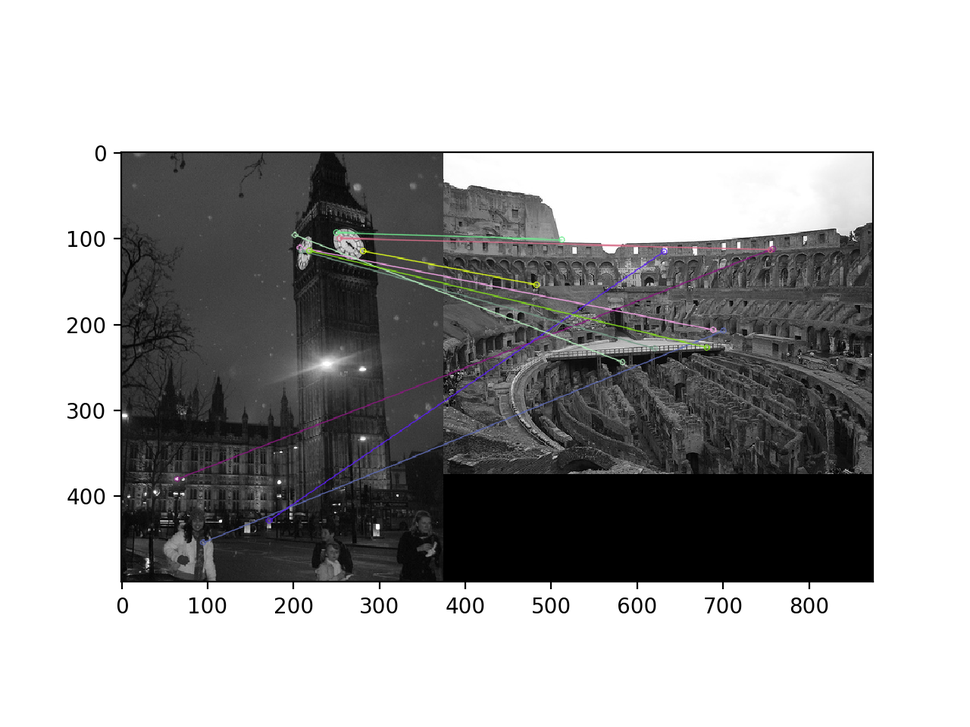
#> input picture sample_matching1.png, 970 x 727 px, shrunk from 1280 x 960 before the run
$ python part3.py sample_matching1.png sample_matching1.png out.png
#> lines starting #> are read from the running program, lines starting #| are printed output that depends on the picture
import numpy as np
import math, gc, warnings, scipy, sys, cv2
from PIL import Image
import matplotlib.pyplot as plt

def projective(source_pts, dest_pts):
    # print(source_pts)
    weights = np.array([[source_pts[0][0], source_pts[0][1], 1, 0, 0, 0,-source_pts[0][0]*dest_pts[0][0],-source_pts[0][1]*dest_pts[0][0]],
                        [0, 0, 0, source_pts[0][0], source_pts[0][1], 1,-source_pts[0][0]*dest_pts[0][1],-source_pts[0][1]*dest_pts[0][1]],
                        [source_pts[1][0], source_pts[1][1], 1, 0, 0, 0,-source_pts[1][0]*dest_pts[1][0],-source_pts[1][1]*dest_pts[1][0]],
                        [0, 0, 0, source_pts[1][0], source_pts[1][1], 1,-source_pts[1][0]*dest_pts[1][1],-source_pts[1][1]*dest_pts[1][1]],
                        [source_pts[2][0], source_pts[2][1], 1, 0, 0, 0,-source_pts[2][0]*dest_pts[2][0],-source_pts[2][1]*dest_pts[2][0]],
                        [0, 0, 0, source_pts[2][0], source_pts[2][1], 1,-source_pts[2][0]*dest_pts[2][1],-source_pts[2][1]*dest_pts[2][1]],
                        [source_pts[3][0], source_pts[3][1], 1, 0, 0, 0,-source_pts[3][0]*dest_pts[3][0],-source_pts[3][1]*dest_pts[3][0]],
                        [0, 0, 0, source_pts[3][0], source_pts[3][1], 1,-source_pts[3][0]*dest_pts[3][1],-source_pts[3][1]*dest_pts[3][1]]])
    results = np.array([dest_pts[0][0],
                        dest_pts[0][1],
                        dest_pts[1][0],
                        dest_pts[1][1],
                        dest_pts[2][0],
                        dest_pts[2][1],
                        dest_pts[3][0],
                        dest_pts[3][1]])
    # Check for singularity
    if np.linalg.det(weights) == 0:
        return None
    final_weights = np.linalg.solve(weights, results)
    matrix = np.array([[final_weights[0], final_weights[1], final_weights[2]],
                      [final_weights[3], final_weights[4], final_weights[5]],
                      [final_weights[6], final_weights[7], 1]])
    return matrix

def find_descriptors(img1, img2, n = 1000):
    orb = cv2.ORB_create(nfeatures = n)
    (keypoints1, descriptors1) = orb.detectAndCompute(img1, None)
    (keypoints2, descriptors2) = orb.detectAndCompute(img2, None)
    return (keypoints1,descriptors1),(keypoints2,descriptors2)

def find_distance(img1_data, img2_data, num_points, threshold = 100, use_cv = False):
    keypoints1,descriptors1=img1_data
    keypoints2,descriptors2=img2_data
    all_dists = []
    matching_points=[]
    matching_points_thresh = []
    cv_list = []

    bf = cv2.BFMatcher(cv2.NORM_HAMMING, crossCheck=True)
    matches = bf.match(descriptors1, descriptors2)
    matches_ = sorted(matches, key = lambda x:x.distance, reverse = True)
    for ele in matches_:
        cv_list.append(((img1_data[0][ele.queryIdx].pt, img1_data[1][ele.queryIdx]),
                 (img2_data[0][ele.trainIdx].pt, img2_data[1][ele.trainIdx])))

    for i in range(len(keypoints1)):
        distances=dict()
        k=0
        for j in range(len(keypoints2)):
            dist = cv2.norm(descriptors1[i], descriptors2[j], cv2.NORM_HAMMING)
            # dist = np.linalg.norm(descriptors1[i] - descriptors2[j])
            distances[keypoints2[j]] = dist
            all_dists.append(dist)
            if dist < threshold:
                matching_points_thresh.append((dist, ((keypoints1[i].pt, descriptors1[i]),
                                               (keypoints2[j].pt, descriptors2[j]))))

        distances=sorted(distances.items(), key= lambda item:item[1], reverse=False)
        for idx,(key,value) in enumerate(distances):
            if k<num_points:
                matching_points.append(((keypoints1[i].pt, descriptors1[i]),
                                        (key.pt, descriptors2[idx])))
                k=k+1
            else:
                break
    matching_points_thresh = sorted(matching_points_thresh, key= lambda x:x[0], reverse=False)[:100]
    matching_points_thresh = [item[1] for item in matching_points_thresh]
    return matching_points, matching_points_thresh, cv_list, all_dists

def get_src_dest(matching_points_temp, index_pts):
    src_pts = []
    dest_pts = []
    for x in np.random.choice(index_pts, 4, False):
        src_pts.append(matching_points_temp[x][0])
        dest_pts.append(matching_points_temp[x][1])
        index_pts.remove(x)
    return src_pts, dest_pts, index_pts

def RANSAC(pts, threshold = 1):
    hypothesis = []
    matching_pts = []
    for x in pts:
        matching_pts.append(((int(x[0][0][0]), int(x[0][0][1])), (int(x[1][0][0]), int(x[1][0][1]))))
    for i in range(100): # hyperparameter of RANSAC which needs to be tuned
        index_pts = list(range(len(matching_pts)))
        src_pts, dest_pts, index_pts = get_src_dest(matching_pts, index_pts)
        hypo = projective(dest_pts, src_pts)
        # print(np.sum(hypo))
        if hypo is None:
            continue
        votes = 0

        while len(index_pts) > 3:
            src_pts, dest_pts, index_pts = get_src_dest(matching_pts, index_pts)
            curr_hypo = projective(dest_pts, src_pts)
            if curr_hypo is None:
                continue
            if abs(np.sum(hypo) - np.sum(curr_hypo)) < threshold:
                votes += 1
        if votes > 0:
            # print(list(hypo))
            hypothesis.append((votes, hypo)) #[list(hypo)] = votes

    return hypothesis

def RANSAC_naive(matching_pts, threshold = 1):
    hypothesis = {}
    for i in range(500): # hyperparameter of RANSAC which needs to be tuned
        matching_points_temp = matching_points.copy()
        index_pts = list(range(len(matching_points_temp)))
        idx = np.random.choice(index_pts)
        hypo = matching_points_temp[idx]
        hypo_calc = np.sum(abs(hypo[0][1] - hypo[1][1]))
        # matching_points_temp.pop(idx)
        index_pts.remove(idx)
        votes = 0
        while len(index_pts) > 0:
            idx = np.random.choice(index_pts)
            curr_hypo = matching_points_temp[idx]
            curr_hypo_calc = np.sum(abs(curr_hypo[0][1] - curr_hypo[1][1]))
            # matching_points_temp.pop(idx)
            index_pts.remove(idx)
            if hypo_calc - curr_hypo_calc < threshold:
                vote += 1
        if vote > 0:
            hypothesis[hypo] = votes

    return hypothesis

if __name__=="__main__":
    # read the images in grayscale using cv2 library
    # The reason for chossing grayscale is that the algo can focus on the
    # features of the image can not the intensities in diifferent channels of the image
    img1 = cv2.imread(sys.argv[1], cv2.IMREAD_GRAYSCALE)
#> img1: shape (727, 970); min 0, max 255, mean 170.2
    img2 = cv2.imread(sys.argv[2], cv2.IMREAD_GRAYSCALE)
    output_img = sys.argv[3]

    # I have done best feature selecion in 3 different methods, these are:
    # METHOD 1: Choosing 1 best for each 1000 points in the image 1 that matches
    # a point in image 2
    # METHOD 2: Use a threshold to choose which point combination are there between 2
    # images which are passed as input
    # METHOD 3: Use the input CV BFMatcher function to get the best matches between
    # the points which were found using ORB
    n_points = 2
    img1_data,img2_data = find_descriptors(img1,img2)
#> in find_descriptors, `(keypoints1, descriptors1) = orb.detectAndCompute(img1, None)`: keypoints1 = 1000 keypoints; strongest (x, y, size): (794, 608, 31), (797, 601, 31), (536, 601, 31), (85, 415, 31)
#> in find_descriptors, `(keypoints2, descriptors2) = orb.detectAndCompute(img2, None)`: keypoints2 has the same summary as keypoints1
    matching_points, matching_points_thresh, cv_list, all_dists = find_distance(img1_data,img2_data,n_points)
#> in find_distance, `keypoints2,descriptors2=img2_data`: keypoints2 has the same summary as keypoints1 in find_descriptors
#> in find_distance, `matches = bf.match(descriptors1, descriptors2)`: matches = 997 matches
#> after the loop in find_distance, `for ele in matches_:`: cv_list = 997 items
#> after the loop in find_distance, `for i in range(len(keypoints1)):`: all_dists = 1000000 items; matching_points = 2000 items; matching_points_thresh = 428386 items
#> in find_distance, `matching_points_thresh = sorted(matching_points_thresh, key= lambda x:..`: matching_points_thresh = 100 items
#> matching_points = 2000 items; matching_points_thresh = 100 items; cv_list = 997 items; all_dists = 1000000 items

    # Run RANSAC for n (here we are running it for 100 iterations which can be
    # adjusted according to needs and requirements - as we are chosing the 4 points
    # by random so every iteration we will get different poinst from the last
    # iterations). Different RANSAC method empolyed are:
    # Naive RANSAC : Which consideres each and every pair matched in the previous
    # step as a hypothesis
    # Refined RANSAC : Here we develop a hypothesis by selecting 4 matched pairs to
    # form a projective matrix and then to the voting to form inliers and outliers
    hypothesis = RANSAC(matching_points_thresh)
#> the loop in RANSAC, `for x in pts:` made 100 passes
#> after the loop in RANSAC, `for x in pts:`: matching_pts = 100 items
#> the loop in RANSAC, `for i in range(100):` made 100 passes
    # hypothesis = RANSAC(matching_points)
    # hypothesis = RANSAC_naive(matching_points_thresh)
    matrix = sorted(hypothesis, key = lambda x: x[0])[-1][1]

    # Get the corners of the image that we are going to transform in this case
    # it is the second image to get new corners which are going to be the
    # corners of the image after applying tranformation
    corners = np.array([[0, 0, 1],
         [img2.shape[1], 0, 1],
         [0, img2.shape[0], 1],
         [img2.shape[1], img2.shape[0], 1]])
    new_corners = np.dot(matrix, corners.T)

    # Next part is about getting the
    min_x = min(new_corners[0])
    min_y = min(new_corners[1])
    max_x = max(new_corners[0])
    max_y = max(new_corners[1])
    if min_x < 0:
        new_x = int(max(max_x + abs(min_x), img1.shape[1] + abs(min_x)))
        shift_x = abs(min_x)
    else:
        new_x = int(max(max_x, img1.shape[1]))
        shift_x = 0
    if min_y < 0:
        new_y = int(max(max_y + abs(min_y), img1.shape[0] + abs(min_y)))
        shift_y = abs(min_y)
    else:
        new_y = int(max(max_y, img1.shape[0]))
        shift_y = 0

    img_1 = cv2.imread(sys.argv[1])
#> img_1 is the input picture: shape (727, 970, 3); mean B, G, R 170.3, 170.2, 170.3
    img_2 = cv2.imread(sys.argv[2])
    new_img = np.zeros((new_y+10, new_x+10, 3))

    try:
        for x in range(img_2.shape[1]):
            for y in range(img_2.shape[0]):
                out = np.dot(matrix, np.array([x, y, 1]).T)
                new_img[int(out[1]//out[-1] + shift_y), int(out[0]//out[-1] + shift_x), :] = img_2[y, x, :]
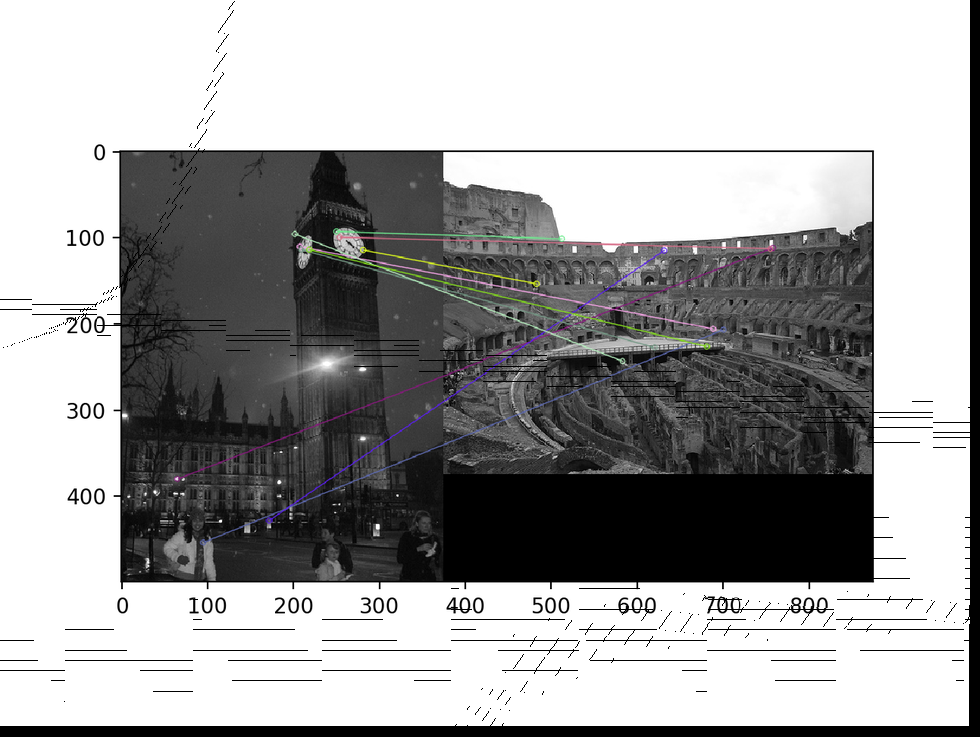
#> new_img: shape (737, 980, 3) float64; mean B, G, R 163.7, 163.6, 163.7

        temp = new_img.copy()
        for x in range(img_1.shape[1]):
            for y in range(img_1.shape[0]):
                if temp[y, x, 0] != 0:
                    temp[int(y + shift_y), int(x + shift_x), :] = (temp[int(y + shift_y), int(x + shift_x), :] + img_1[y, x, :])/2
                else:
                    temp[int(y + shift_y), int(x + shift_x), :] = img_1[y, x, :]
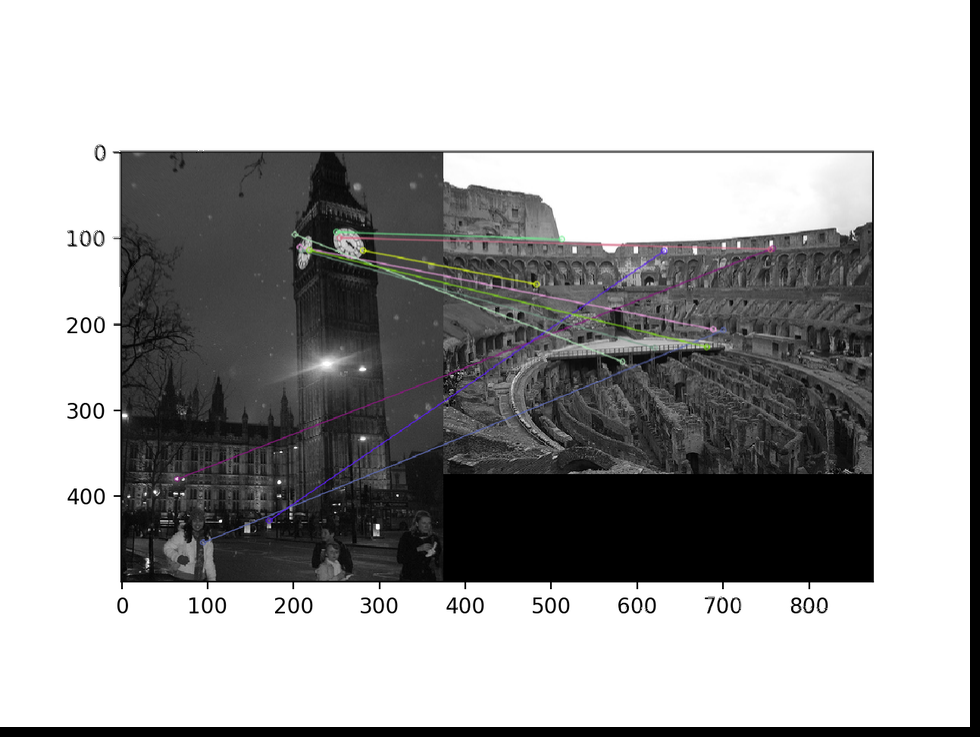
#> temp: shape (737, 980, 3) float64; mean B, G, R 166.2, 166.1, 166.2

        cv2.imwrite(sys.argv[3], temp)
    except:
        cv2.imwrite(sys.argv[3], img_2)
    # print(hypothesis)
    # print(matching_points)
    # print(len(matching_points))
